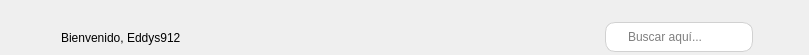
        <widget class="QWidget" name="header" native="true">
         <property name="minimumSize">
          <size>
           <width>0</width>
           <height>55</height>
          </size>
         </property>
         <property name="maximumSize">
          <size>
           <width>16777215</width>
           <height>55</height>
          </size>
         </property>
         <property name="styleSheet">
          <string notr="true">QLineEdit {
	padding: 4px 20px;
	border: 1px solid #d1d1d1;
	border-radius: 10px;
}</string>
         </property>
         <layout class="QHBoxLayout" name="horizontalLayout_5">
          <property name="topMargin">
           <number>20</number>
          </property>
          <property name="bottomMargin">
           <number>0</number>
          </property>
          <item>
           <layout class="QHBoxLayout" name="horizontalLayout_3">
            <property name="spacing">
             <number>20</number>
            </property>
            <item>
             <widget class="QPushButton" name="btn_menu">
              <property name="minimumSize">
               <size>
                <width>30</width>
                <height>30</height>
               </size>
              </property>
              <property name="maximumSize">
               <size>
                <width>30</width>
                <height>30</height>
               </size>
              </property>
              <property name="styleSheet">
               <string notr="true">border: none;</string>
              </property>
              <property name="text">
               <string/>
              </property>
              <property name="icon">
               <iconset>
                <normaloff>../../public/icons/menu.png</normaloff>../../public/icons/menu.png</iconset>
              </property>
              <property name="iconSize">
               <size>
                <width>30</width>
                <height>30</height>
               </size>
              </property>
              <property name="checkable">
               <bool>true</bool>
              </property>
              <property name="autoExclusive">
               <bool>true</bool>
              </property>
             </widget>
            </item>
            <item>
             <layout class="QVBoxLayout" name="verticalLayout_4">
              <property name="spacing">
               <number>0</number>
              </property>
              <item>
               <widget class="QLabel" name="lb_welcome">
                <property name="styleSheet">
                 <string notr="true">font: 700 12pt &quot;Verdana&quot;;</string>
                </property>
                <property name="text">
                 <string>Bienvenido, Eddys912</string>
                </property>
               </widget>
              </item>
             </layout>
            </item>
           </layout>
          </item>
          <item>
           <spacer name="horizontalSpacer">
            <property name="orientation">
             <enum>Qt::Horizontal</enum>
            </property>
            <property name="sizeHint" stdset="0">
             <size>
              <width>383</width>
              <height>20</height>
             </size>
            </property>
           </spacer>
          </item>
          <item>
           <layout class="QHBoxLayout" name="horizontalLayout_4">
            <property name="spacing">
             <number>15</number>
            </property>
            <item>
             <widget class="QLabel" name="lb_search">
              <property name="minimumSize">
               <size>
                <width>20</width>
                <height>20</height>
               </size>
              </property>
              <property name="maximumSize">
               <size>
                <width>20</width>
                <height>20</height>
               </size>
              </property>
              <property name="text">
               <string/>
              </property>
              <property name="pixmap">
               <pixmap>../../public/icons/search.png</pixmap>
              </property>
              <property name="scaledContents">
               <bool>true</bool>
              </property>
             </widget>
            </item>
            <item>
             <widget class="QLineEdit" name="line_input">
              <property name="minimumSize">
               <size>
                <width>0</width>
                <height>30</height>
               </size>
              </property>
              <property name="maximumSize">
               <size>
                <width>16777215</width>
                <height>30</height>
               </size>
              </property>
              <property name="placeholderText">
               <string>Buscar aquí...</string>
              </property>
             </widget>
            </item>
            <item>
             <widget class="QLabel" name="lb_profile">
              <property name="minimumSize">
               <size>
                <width>30</width>
                <height>30</height>
               </size>
              </property>
              <property name="maximumSize">
               <size>
                <width>30</width>
                <height>30</height>
               </size>
              </property>
              <property name="text">
               <string/>
              </property>
              <property name="pixmap">
               <pixmap>../../public/icons/profile.png</pixmap>
              </property>
              <property name="scaledContents">
               <bool>true</bool>
              </property>
             </widget>
            </item>
           </layout>
          </item>
         </layout>
        </widget>
